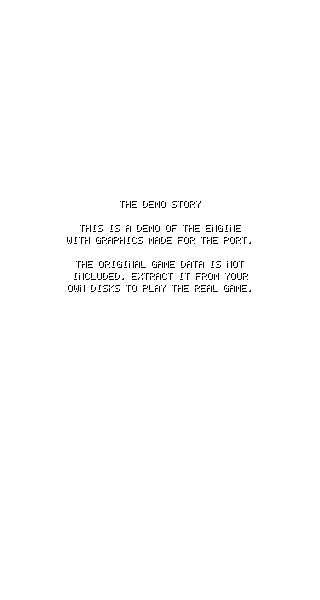
#> input picture game/assets-demo/story_text.png, 320 x 600 px, found by its file name
$ python export_story_pl.py
#> lines starting #> are read from the running program, lines starting #| are printed output that depends on the picture; after the words box and inside, x2 and y2 are one past the last pixel; in counts of white or black regions, pixels touching at a corner belong together
#!/usr/bin/env python3
"""Polska wersja przewijanej historii z intra, zlozona z liter ozdobnego fontu wycietych z game/assets/story_text.png.

Litery w slowach stykaja sie obwodka, wiec przerwy w kolumnach dziela tylko slowa. Szerokosci liter: najmniejsze
kwadraty (szerokosc slowa = suma szerokosci liter; srednio 0,7 px bledu), ciecia doprowadzone do najrzadszej
kolumny w +-3 px. Wiersz tekstu co 42 px, linie wysrodkowane. Polskie znaki: litera + kropka z 'i' (kreska / kropka)
albo przecinek (ogonek), l z kreska z '-'. Tekst angielski w pamieci gry (work/dumps/map1_fast.bin, 'The previous
history'). Wyjscie: game/assets/story_text_pl.png. Uzycie: python work/export_story_pl.py (po work/export_story.py)
"""
import os
import numpy as np
from PIL import Image

ROOT = os.path.dirname(os.path.dirname(os.path.abspath(__file__)))
PITCH, MAXW = 42, 304

PL = """Dotychczasowa historia:
-------

Jest rok 1641.

Jeremy Flynn, kapitan statku Posejdon, od wielu dni żegluje z załogą liczącą 37 marynarzy.

23 maja wpływają na niebezpieczne wody wokół Tortugi...

*****

Dziennik J. Flynna:


> 23 maja 1641 <

Wciąż panuje cisza, a dziś rano zepsuł się kompas.

Dokładna nawigacja jest teraz niemożliwa, przynajmniej za dnia.

Wciąż jesteśmy na niezwykle niebezpiecznych wodach. Do tego kończą się zapasy.


> 25 maja 1641 <

Jesteśmy dalej od pierwotnego kursu, niż sądziłem. Dryfujące drewno, które wypatrzył nasz człowiek na bocianim gnieździe, mówi mi, że ląd musi być blisko.

Teraz mogę ustalić przybliżoną pozycję za pomocą mapy morskiej.

Po bliższym przyjrzeniu się mogę wykluczyć, że ten ląd jest kontynentem.


> 26 maja 1641 <

Moje obawy się potwierdziły. To Diabla Wyspa, baza Rudobrodego i jego rzezimieszków.
Niestety zrozumiałem to dopiero teraz, gdy ludzie Rudobrodego podstępnie napadli nas zeszłej nocy.

Doszedłem do wniosku, że wśród moich ludzi musi być zdrajca, który zniszczył kompas i tej nocy obezwładnił wartę.

W ostatniej chwili ukryłem się w podwójnej ścianie kajuty, gdy te łotry przyszły szukać pieniędzy.

Teraz spróbuję dostać się na wyspę, uwolnić moich ludzi i odzyskać mój majątek, a może nawet trochę więcej...

*****"""
ACC = {'ą': 'ao', 'ć': 'ca', 'ę': 'eo', 'ł': 'ls', 'ń': 'na', 'ó': 'oa', 'ś': 'sa', 'ź': 'za', 'ż': 'zd'}


def story_lines():
    b = open(os.path.join(ROOT, 'work', 'dumps', 'map1_fast.bin'), 'rb').read()
    i = b.find(b'The previous history')
    lines = [l.decode('latin1') for l in b[i:b.find(b'\xff', i)].split(b'\x00')]
    while lines and not lines[-1]:
        lines.pop()
    return lines


# [11 lines left out: function runs, not called in this run]


if __name__ == '__main__':
    img = np.array(Image.open(os.path.join(ROOT, 'game', 'assets', 'story_text.png')))
#> img is the input picture: shape (600, 320, 4); mean R, G, B, A 2.7, 2.7, 2.7, 5.1
    alpha = img[:, :, 3] > 0
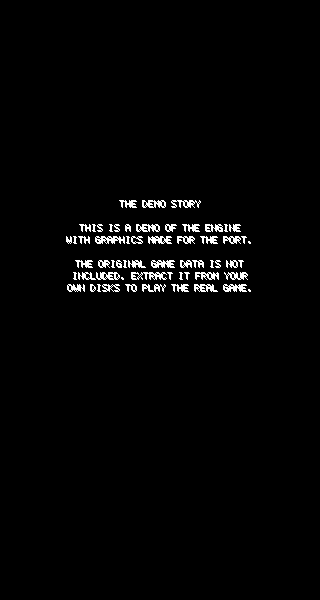
#> alpha: shape (600, 320) bool; 2% white in thin lines or dots, all inside (x1, y1, x2, y2) = (66, 200, 251, 292)
    words = []                                          # (wiersz, x0, x1, tekst)
#> (the run stopped early here; a loop or call above may not have finished)
